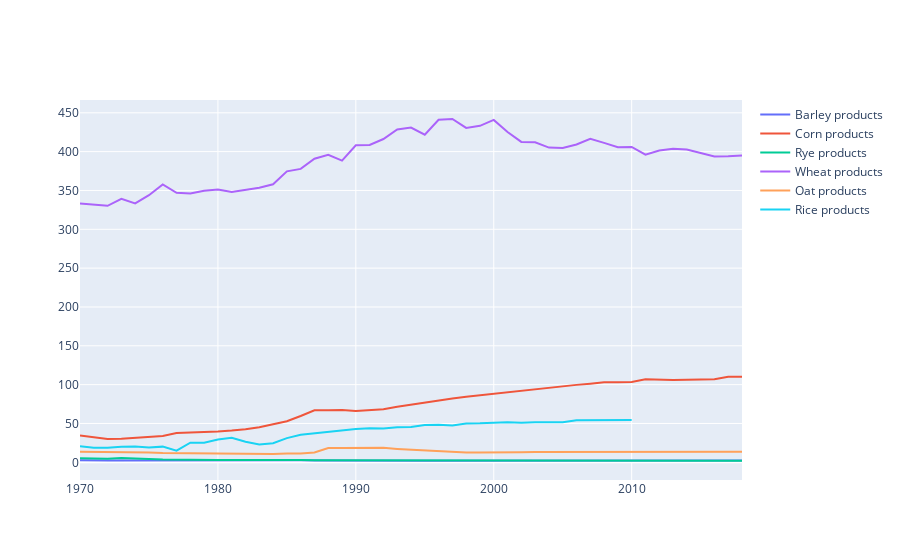

Notebook code for this chart:
### Code cell
fig = go.Figure()

fig.add_trace(go.Scatter(x = grains['Year'], \
                         y = grains['Barley products'], \
                         mode = 'lines', \
                         name = 'Barley products'))

fig.add_trace(go.Scatter(x = grains['Year'], \
                         y = grains['Corn products'], \
                         mode = 'lines', \
                         name = 'Corn products'))

fig.add_trace(go.Scatter(x = grains['Year'], \
                         y = grains['Rye flour'], \
                         mode = 'lines', \
                         name = 'Rye products'))

fig.add_trace(go.Scatter(x = grains['Year'], \
                         y = grains['Wheat flour'], \
                         mode = 'lines', \
                         name = 'Wheat products'))

fig.add_trace(go.Scatter(x = grains['Year'], \
                         y = grains['Oat products'], \
                         mode = 'lines', \
                         name = 'Oat products'))

fig.add_trace(go.Scatter(x = grains['Year'], \
                         y = grains['Rice'], \
                         mode = 'lines', \
                         name = 'Rice products'))

fig.show()
